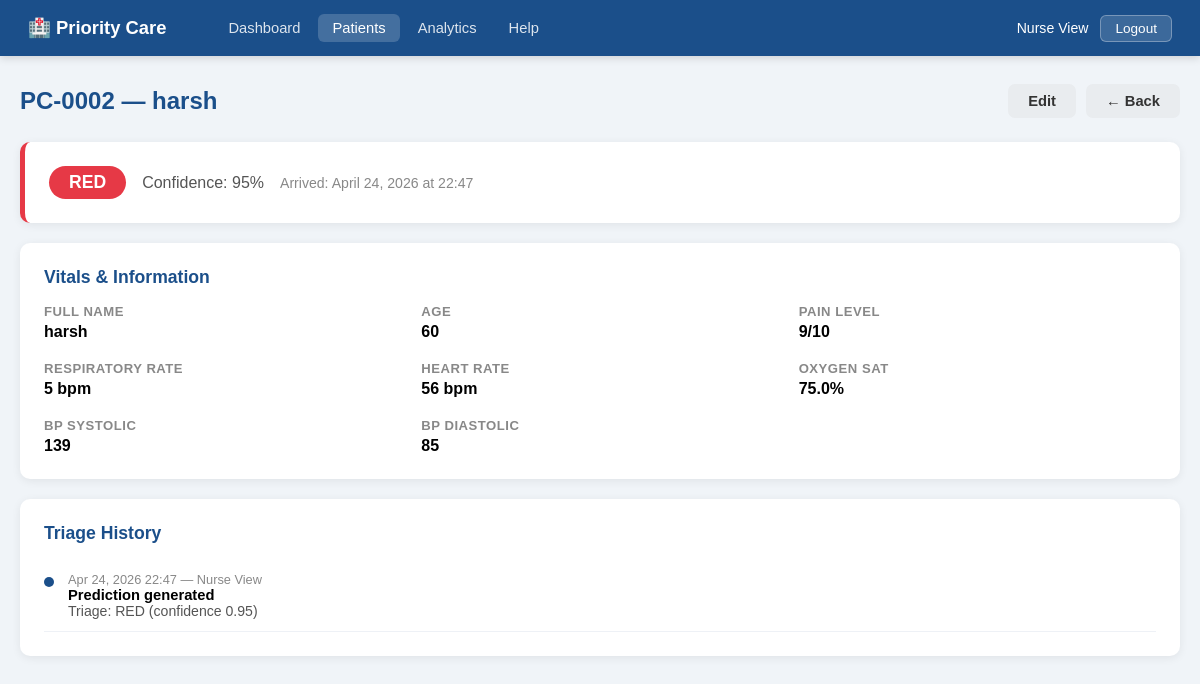
Screenshot of /patients/2 (signed in) with the database file from the repository.
### models.py (models this page shows, shortened)
class TriageHistory(db.Model):
    __tablename__ = "triage_history"
    id = db.Column(db.Integer, primary_key=True)
    patient_id = db.Column(db.Integer, db.ForeignKey("patients.id"), nullable=False)
    timestamp = db.Column(db.DateTime, default=lambda: datetime.now(timezone.utc))
    action = db.Column(db.Text)          # e.g. "Prediction generated", "Vitals updated"
    performed_by = db.Column(db.Text)    # display_name of the user
    result = db.Column(db.Text)          # JSON string or human-readable summary

class Patient(db.Model):
    __tablename__ = "patients"
    id = db.Column(db.Integer, primary_key=True)
    full_name = db.Column(db.Text, nullable=False)
    age = db.Column(db.Integer, nullable=False)
    pain_level = db.Column(db.Integer, nullable=False)
    resp_rate = db.Column(db.Integer)
    heart_rate = db.Column(db.Integer)
    oxygen_sat = db.Column(db.Float)
    bp_systolic = db.Column(db.Integer)
    bp_diastolic = db.Column(db.Integer)
    symptoms = db.Column(db.Text)
    triage_label = db.Column(db.Text)        # RED / YELLOW / GREEN
    confidence = db.Column(db.Float)         # Model confidence 0–1
    arrival_time = db.Column(db.DateTime, default=lambda: datetime.now(timezone.utc))
    updated_at = db.Column(
        db.DateTime,
        default=lambda: datetime.now(timezone.utc),
        onupdate=lambda: datetime.now(timezone.utc),
    )
    history = db.relationship(
        "TriageHistory",
        backref="patient",
        lazy=True,
        cascade="all, delete-orphan",
        order_by="TriageHistory.timestamp",
    )
    def patient_id_display(self) -> str:
        return f"PC-{self.id:04d}"

### patients.py (the view)
@patients_bp.route("/<int:patient_id>", methods=["GET"])
def patient_detail(patient_id: int):
    patient = Patient.query.get_or_404(patient_id)
    history = (
        TriageHistory.query.filter_by(patient_id=patient_id)
        .order_by(TriageHistory.timestamp.desc())
        .all()
    )
    return render_template("patient-detail.html", patient=patient, history=history)

### templates/patient-detail.html (shortened to what this page needs)
{% extends "base.html" %}
{% block content %}
<div class="page-header">
  <div class="page-title">
    {{ patient.patient_id_display() }} — {{ patient.full_name }}
  </div>
  <div style="display:flex; gap:10px;">
    <a href="/patients/{{ patient.id }}/edit" class="btn btn-secondary">Edit</a>
    <a href="/patients/" class="btn btn-secondary">← Back</a>
  </div>
</div>
<div class="card" style="border-left: 5px solid
  {% if patient.triage_label == 'RED' %}#E63946
  {% elif patient.triage_label == 'YELLOW' %}#F4A261
  {% else %}#2A9D8F{% endif %};">
  <div style="display:flex; align-items:center; gap:16px; flex-wrap:wrap;">
    <span class="badge badge-{{ patient.triage_label.lower() }}" style="font-size:1.1rem; padding:6px 20px;">
      {{ patient.triage_label }}
    </span>
    <span style="color:#555;">Confidence: {{ (patient.confidence * 100)|int if patient.confidence else 0 }}%</span>
    <span style="color:#888; font-size:0.88rem;">Arrived: {{ patient.arrival_time.strftime('%B %d, %Y at %H:%M') if patient.arrival_time else '—' }}</span>
  </div>
</div>
<div class="card">
  <div class="card-title">Vitals & Information</div>
  <div class="form-row-3" style="gap:20px;">
    <div><div class="stat-label">Full Name</div><div id="display-full_name" style="font-size:1rem; font-weight:600; margin-top:4px;">{{ patient.full_name }}</div></div>
    <div><div class="stat-label">Age</div><div id="display-age" style="font-size:1rem; font-weight:600; margin-top:4px;">{{ patient.age }}</div></div>
    <div><div class="stat-label">Pain Level</div><div id="display-pain_level" style="font-size:1rem; font-weight:600; margin-top:4px;">{{ patient.pain_level }}/10</div></div>
    <div><div class="stat-label">Respiratory Rate</div><div id="display-resp_rate" style="font-size:1rem; font-weight:600; margin-top:4px;">{{ patient.resp_rate or '—' }} bpm</div></div>
    <div><div class="stat-label">Heart Rate</div><div id="display-heart_rate" style="font-size:1rem; font-weight:600; margin-top:4px;">{{ patient.heart_rate or '—' }} bpm</div></div>
    <div><div class="stat-label">Oxygen Sat</div><div id="display-oxygen_sat" style="font-size:1rem; font-weight:600; margin-top:4px;">{{ patient.oxygen_sat or '—' }}%</div></div>
    <div><div class="stat-label">BP Systolic</div><div id="display-bp_systolic" style="font-size:1rem; font-weight:600; margin-top:4px;">{{ patient.bp_systolic or '—' }}</div></div>
    <div><div class="stat-label">BP Diastolic</div><div id="display-bp_diastolic" style="font-size:1rem; font-weight:600; margin-top:4px;">{{ patient.bp_diastolic or '—' }}</div></div>
  </div>
</div>
<div class="card">
  <div class="card-title">Triage History</div>
  {% if history %}
    {% for h in history %}
    <div style="display:flex; gap:14px; padding:12px 0; border-bottom:1px solid #eef1f6;">
      <div style="width:10px; height:10px; border-radius:50%; background:#1B4F8A; margin-top:5px; flex-shrink:0;"></div>
      <div>
        <div style="font-size:0.8rem; color:#888;">{{ h.timestamp.strftime('%b %d, %Y %H:%M') if h.timestamp else '—' }} — {{ h.performed_by or 'Staff' }}</div>
        <div style="font-weight:600; font-size:0.92rem;">{{ h.action }}</div>
        {% if h.result %}<div style="font-size:0.88rem; color:#555;">{{ h.result }}</div>{% endif %}
      </div>
    </div>
    {% endfor %}
  {% else %}
    <p style="color:#888;">No history recorded yet.</p>
  {% endif %}
</div>
{% endblock %}

### templates/base.html (shortened to what this page needs)
<!DOCTYPE html>
<html lang="en">
<head>
</head>
<body>
<nav class="navbar">
  <div class="nav-brand">🏥 Priority Care</div>
  <div class="nav-links">
    <a href="/dashboard" {% if request.endpoint == 'dashboard' %}class="active"{% endif %}>Dashboard</a>
    <a href="/patients/" {% if 'patients' in (request.endpoint or '') %}class="active"{% endif %}>Patients</a>
    <a href="/analytics/" {% if 'analytics' in (request.endpoint or '') %}class="active"{% endif %}>Analytics</a>
    <a href="/help" {% if request.endpoint == 'help_page' %}class="active"{% endif %}>Help</a>
  </div>
  <div class="nav-user">
    <span>{{ session.get('user_name', '') }}</span>
    <a href="/logout" class="btn-logout">Logout</a>
  </div>
</nav>
<div class="main-content">{% block content %}{% endblock %}</div>
</body>
</html>

### templates/base.html (style rules this page uses)
* { box-sizing: border-box; margin: 0; padding: 0; }
body { font-family: Arial, sans-serif; background: #f0f4f8; min-height: 100vh; }
.navbar { background: #1B4F8A; color: #fff; display: flex; align-items: center; padding: 0 28px; height: 56px; gap: 24px; position: sticky; top: 0; z-index: 100; box-shadow: 0 2px 8px rgba(0,0,0,0.15); }
.nav-brand { font-size: 1.15rem; font-weight: 700; margin-right: 24px; white-space: nowrap; }
.nav-links { display: flex; gap: 4px; flex: 1; }
.nav-links a { color: rgba(255,255,255,0.85); text-decoration: none; padding: 6px 14px; border-radius: 6px; font-size: 0.92rem; transition: background 0.15s; }
.nav-links a:hover, .nav-links a.active { background: rgba(255,255,255,0.18); color: #fff; }
.nav-user { display: flex; align-items: center; gap: 12px; margin-left: auto; font-size: 0.88rem; }
.btn-logout { background: rgba(255,255,255,0.15); color: #fff; border: 1px solid rgba(255,255,255,0.3); padding: 5px 14px; border-radius: 6px; text-decoration: none; font-size: 0.85rem; }
.main-content { max-width: 1200px; margin: 0 auto; padding: 28px 20px; }
.card { background: #fff; border-radius: 10px; box-shadow: 0 2px 10px rgba(0,0,0,0.07); padding: 24px; margin-bottom: 20px; }
.card-title { font-size: 1.1rem; font-weight: 700; color: #1B4F8A; margin-bottom: 16px; }
.btn { display: inline-block; padding: 9px 20px; border-radius: 7px; font-size: 0.92rem; font-weight: 600; cursor: pointer; border: none; text-decoration: none; transition: opacity 0.15s; }
.btn-secondary { background: #e9ecef; color: #333; }
.badge { display: inline-block; padding: 3px 12px; border-radius: 20px; font-size: 0.8rem; font-weight: 700; }
.badge-red { background: #E63946; color: #fff; }
.form-row-3 { display: grid; grid-template-columns: 1fr 1fr 1fr; gap: 16px; }
.stat-label { font-size: 0.82rem; color: #888; font-weight: 600; text-transform: uppercase; letter-spacing: 0.5px; }
.page-header { display: flex; align-items: center; justify-content: space-between; margin-bottom: 24px; }
.page-title { font-size: 1.5rem; font-weight: 800; color: #1B4F8A; }

### rows the page displays
TriageHistory: get "Nurse View", timestamp "Apr 24, 2026 22:47", performed_by "Nurse View", action "Prediction generated", result "Triage: RED (confidence 0.95)"
Patient: patient_id_display "PC-0002", full_name "harsh", triage_label "RED", (patient.confidence*100)|intifpatient.confidenceelse0 "95", arrival_time "April 24, 2026 at 22:47", age "60", pain_level "9", resp_rate "5", heart_rate "56", oxygen_sat "75.0", bp_systolic "139", bp_diastolic "85"
